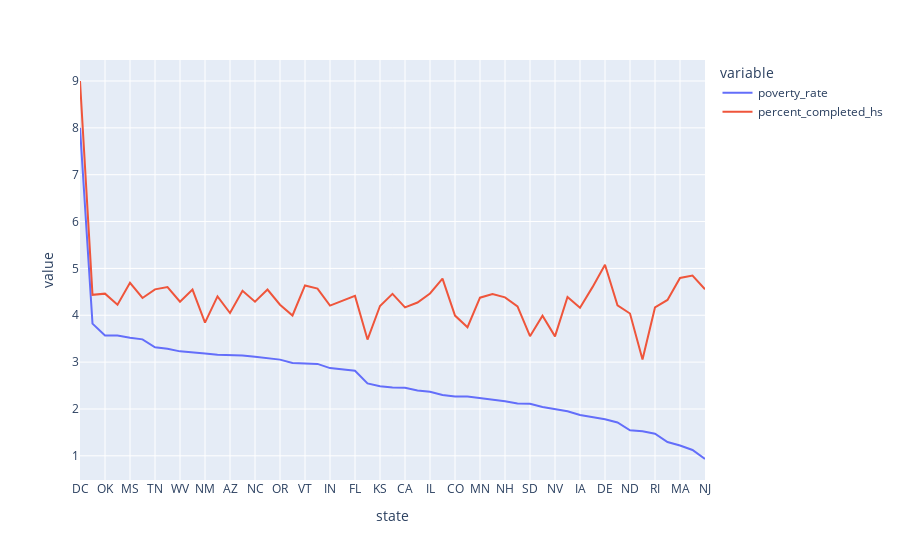

Notebook code cell kept with this figure:
### Code cell
fig = px.line(temp, x="state", y=["poverty_rate","percent_completed_hs"])
fig.show()

### Figure 1 — Plotly figure (JSON) as saved in the notebook; plotly's stock layout.template omitted (floating-point values rounded to 4 significant figures)
{"data": [{"hovertemplate": "variable=poverty_rate<br>state=%{x}<br>value=%{y}<extra></extra>", "legendgroup": "poverty_rate", "line": {"color": "#636efa", "dash": "solid"}, "marker": {"symbol": "circle"}, "mode": "lines", "name": "poverty_rate", "orientation": "v", "showlegend": true, "type": "scatter", "x": ["DC", "GA", "OK", "AR", "MS", "LA", "TN", "AL", "WV", "MI", "NM", "SC", "AZ", "KY", "NC", "MO", "OR", "ID", "VT", "ME", "IN", "TX", "FL", "AK", "KS", "OH", "CA", "VA", "IL", "HI", "CO", "MT", "MN", "WI", "NH", "WA", "SD", "NE", "NV", "PA", "IA", "NY", "DE", "UT", "ND", "WY", "RI", "MD", "MA", "CT", "NJ"], "xaxis": "x", "y": [8, 3.821, 3.571, 3.567, 3.522, 3.485, 3.316, 3.287, 3.23, 3.211, 3.185, 3.157, 3.155, 3.141, 3.116, 3.092, 3.053, 2.982, 2.967, 2.962, 2.872, 2.848, 2.816, 2.546, 2.484, 2.458, 2.451, 2.395, 2.366, 2.298, 2.266, 2.266, 2.234, 2.197, 2.165, 2.115, 2.11, 2.043, 2, 1.949, 1.872, 1.829, 1.779, 1.711, 1.546, 1.525, 1.472, 1.295, 1.22, 1.125, 0.9321], "yaxis": "y"}, {"hovertemplate": "variable=percent_completed_hs<br>state=%{x}<br>value=%{y}<extra></extra>", "legendgroup": "percent_completed_hs", "line": {"color": "#EF553B", "dash": "solid"}, "marker": {"symbol": "circle"}, "mode": "lines", "name": "percent_completed_hs", "orientation": "v", "showlegend": true, "type": "scatter", "x": ["DC", "GA", "OK", "AR", "MS", "LA", "TN", "AL", "WV", "MI", "NM", "SC", "AZ", "KY", "NC", "MO", "OR", "ID", "VT", "ME", "IN", "TX", "FL", "AK", "KS", "OH", "CA", "VA", "IL", "HI", "CO", "MT", "MN", "WI", "NH", "WA", "SD", "NE", "NV", "PA", "IA", "NY", "DE", "UT", "ND", "WY", "RI", "MD", "MA", "CT", "NJ"], "xaxis": "x", "y": [9, 4.435, 4.462, 4.226, 4.693, 4.369, 4.553, 4.603, 4.289, 4.549, 3.844, 4.404, 4.049, 4.524, 4.29, 4.549, 4.225, 3.996, 4.636, 4.569, 4.206, 4.312, 4.413, 3.482, 4.198, 4.458, 4.168, 4.272, 4.465, 4.781, 3.993, 3.745, 4.375, 4.453, 4.381, 4.19, 3.552, 3.991, 3.55, 4.389, 4.161, 4.6, 5.078, 4.212, 4.037, 3.054, 4.167, 4.326, 4.797, 4.847, 4.556], "yaxis": "y"}], "layout": {"autosize": true, "legend": {"title": {"text": "variable"}, "tracegroupgap": 0}, "margin": {"t": 60}, "xaxis": {"anchor": "y", "autorange": true, "domain": [0, 1], "range": [0, 50], "title": {"text": "state"}, "type": "category"}, "yaxis": {"anchor": "x", "autorange": true, "domain": [0, 1], "range": [0.4839, 9.448], "title": {"text": "value"}, "type": "linear"}}}
